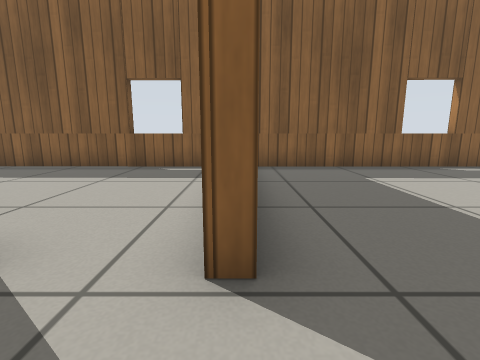
view 1 (above)

23 first-person views from a walk through a robot-simulator world made for Gazebo. The camera is 0.5 m above the floor, tilts 10° down and sees 85° across. The floor is counted in squares, 0.5 m on a side. Each view is taken from the middle of a square. On the plan, view 1 faces up. The plan holds only what a view shows up to about 11 squares ahead; the rest is blank. Gazebo's built-in surfaces are drawn with simple patterns.

view 2
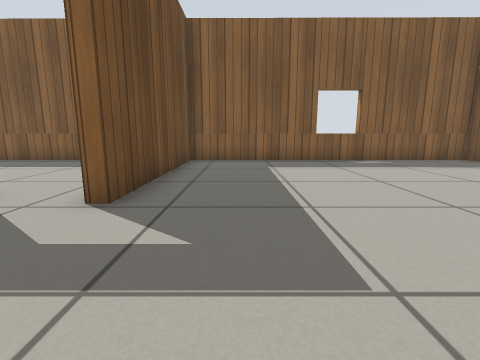

view 3
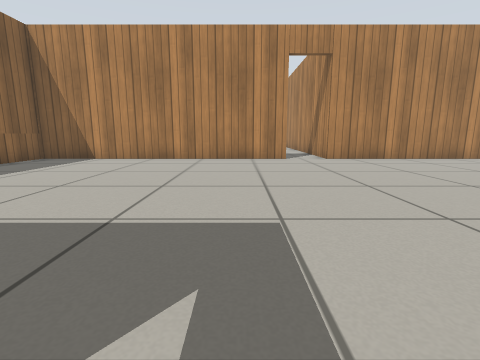

view 4
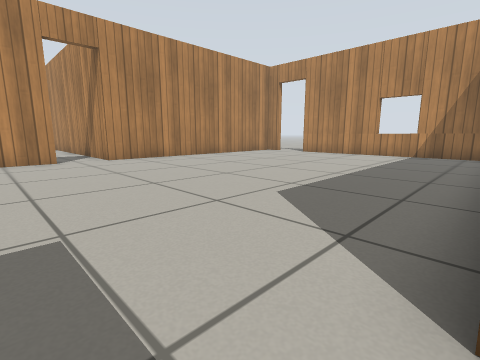

view 5
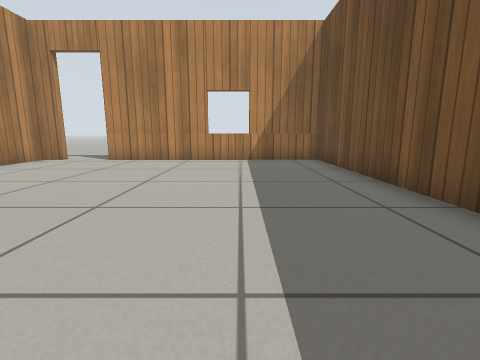

view 6
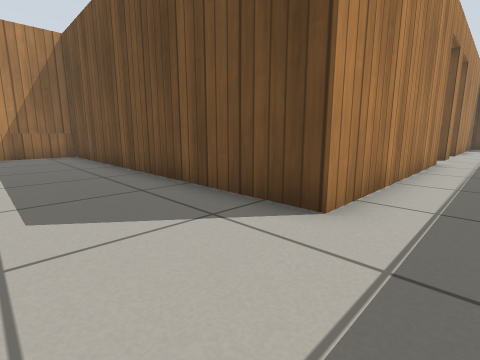

view 7
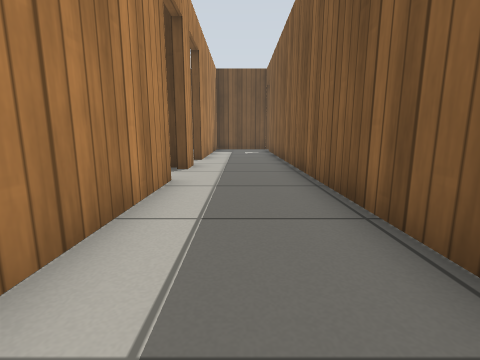

view 8
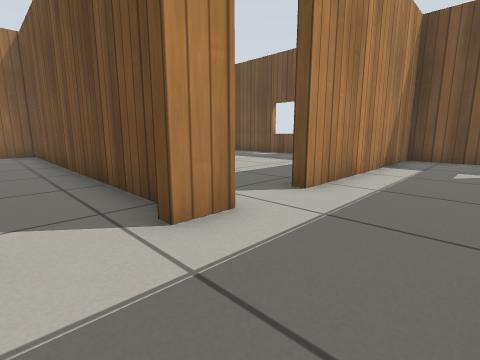

view 9
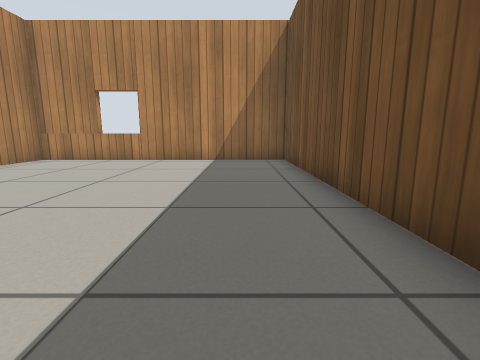

view 10
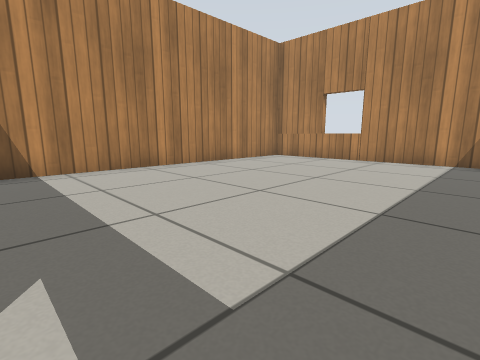

view 11
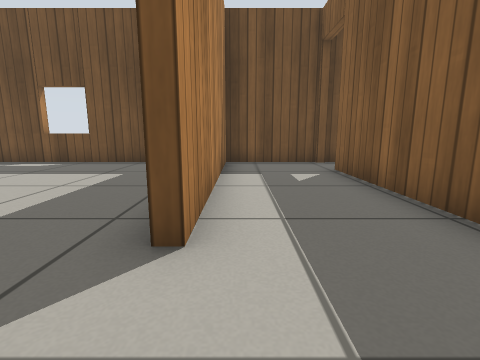

view 12
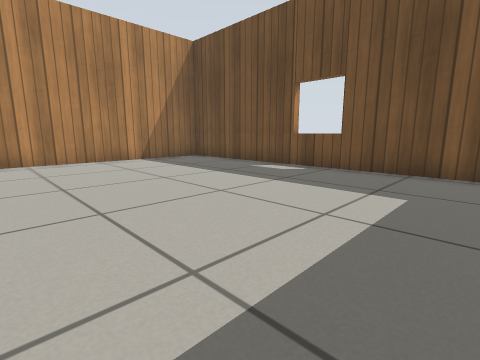

view 13
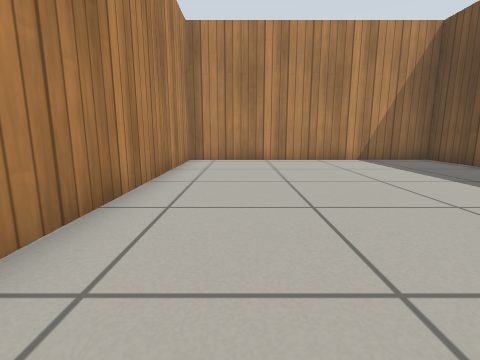

view 14
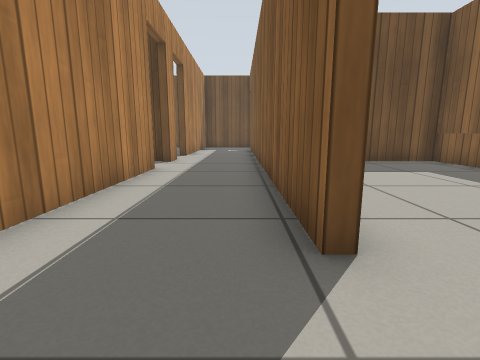

view 15
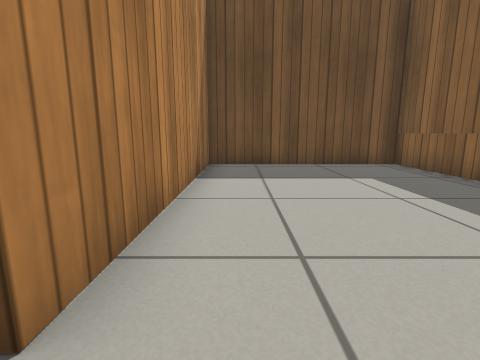

view 16
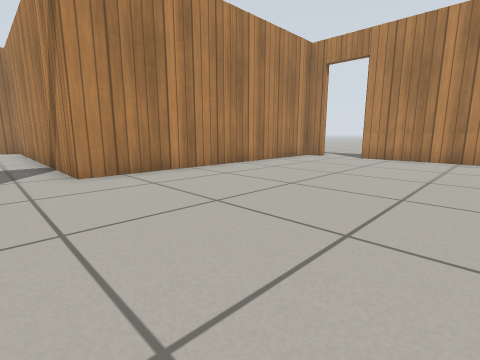

view 17
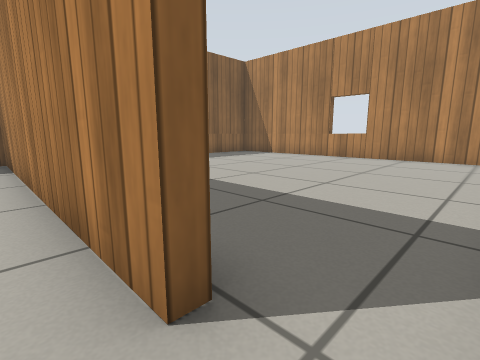

view 18
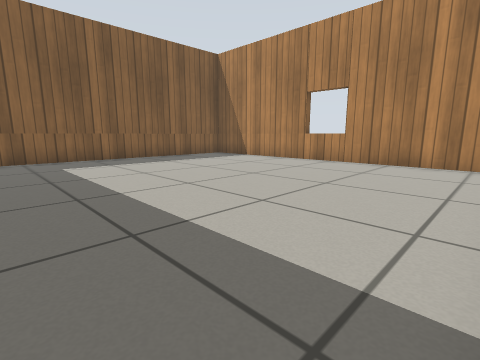

view 19
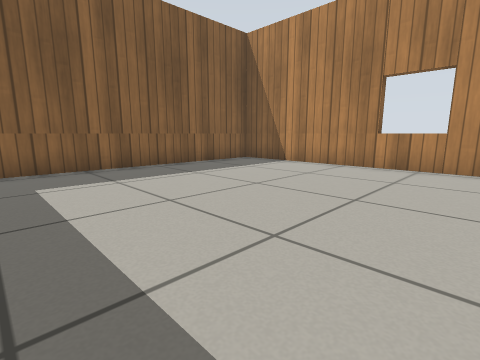

view 20
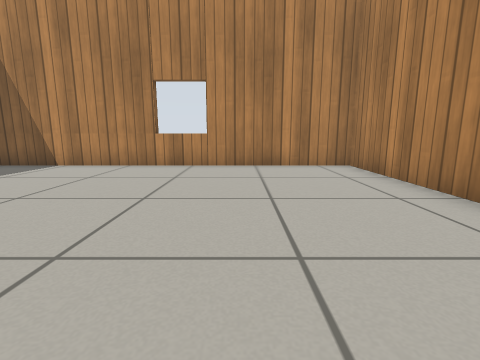

view 21
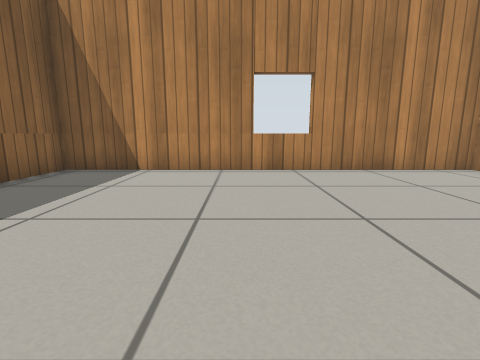

view 22
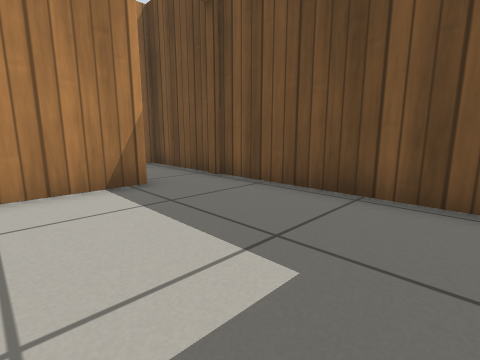

view 23
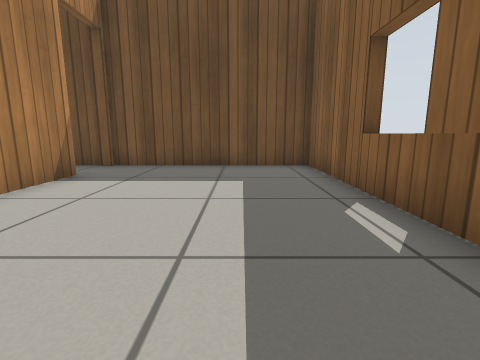

### Floor plan
Ten units are one square. View 1 is at (0, 0); x grows to the right and y downward. Boxes are objects, and circles mark ways between rooms. Rooms are numbered by the first view taken in them; rooms with no view inside come last. Other rooms are left out.
<svg viewBox="-198 -87 416 224">
<path fill="none" stroke="#000" d="M-20 -17 -174 -17M106 19 106 -80 0 -81 0 -16M-76 15 0 15 0 132 81 132M-105 15 -94 15M99 132 106 132 106 35M-193 -20 -193 15 -122 15M-98 18 -98 132 -3 132 -3 33M-193 33 -193 132 -101 132 -101 50M-11 -81 -98 -81 -98 -20 -20 -20M106 35 213 35 213 -79 124 -80M-132 -82 -193 -82 -193 -20M-174 -20 -151 -20"/>
<circle cx="-85" cy="20" r="3" fill="#2a7"/>
<circle cx="-115" cy="20" r="3" fill="#2a7"/>
<circle cx="-15" cy="-20" r="3" fill="#2a7"/>
<circle cx="110" cy="25" r="3" fill="#2a7"/>
<text x="20" y="20">1</text>
<text x="-50" y="70">2</text>
<text x="-150" y="70">3</text>
<text x="-50" y="-50">4</text>
<text x="160" y="-20">5</text>
<text x="-150" y="-50">6</text>
</svg>
Room 1 opens to room 2. Room 1 opens to room 3. Room 1 opens to room 4. Room 1 opens to room 5.

Where each view was taken, in squares from view 1:
view 1: 0 up, 0 right, facing up
view 2: 2 down, 2 right, facing up
view 3: 0 up, 0 right, facing right
view 4: 0 up, 0 right, facing down-right
view 5: 3 down, 3 right, facing down
view 6: 0 up, 3 right, facing down-left
view 7: 0 up, 2 left, facing left
view 8: 1 up, 8 left, facing down-left
view 9: 3 down, 8 left, facing down
view 10: 3 down, 8 left, facing down-right
view 11: 1 down, 10 left, facing left
view 12: 3 down, 12 left, facing down-left
view 13: 3 down, 12 left, facing down
view 14: 1 up, 0 right, facing left
view 15: 3 up, 1 left, facing left
view 16: 2 down, 4 right, facing down-right
view 17: 3 down, 10 right, facing up-right
view 18: 3 down, 12 right, facing up-right
view 19: 0 up, 13 right, facing up-right
view 20: 0 up, 13 right, facing right
view 21: 3 up, 14 right, facing right
view 22: 7 up, 15 left, facing down-left
view 23: 6 up, 11 left, facing left
